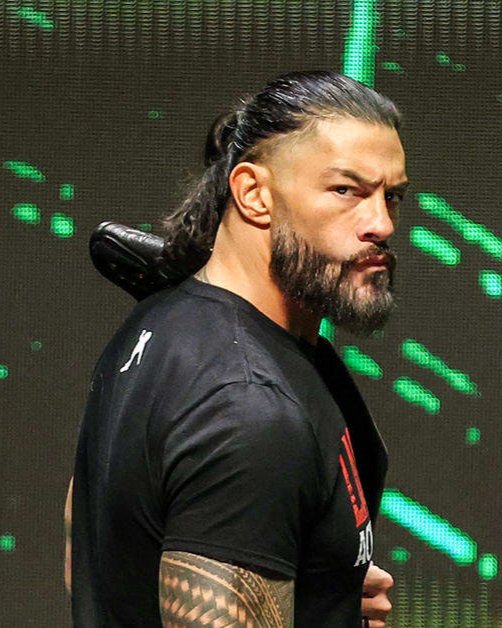
#> input picture Pic1.png, 502 x 628 px
$ jupyter execute Project2.ipynb
#> lines starting #> are read from the running program, lines starting #| are printed output that depends on the picture
[cell 1]
import numpy as np
import matplotlib.pyplot as plt
from scipy.fft import fftshift, fft2, ifft2
from scipy import ndimage
import imageio.v3 as iio

[cell 2]
# Read the images and convert to grayscale
MV01 = iio.imread("Pic1.png", pilmode='L')
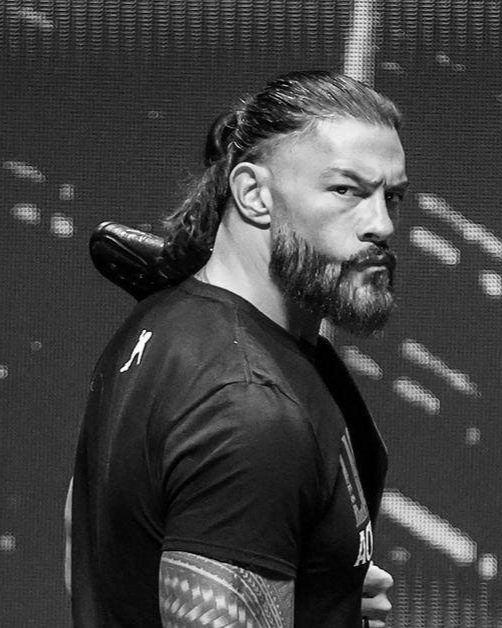
#> MV01: shape (628, 502); min 0, max 255, mean 64.6
MV02 = iio.imread("Pic2.png", pilmode='L')
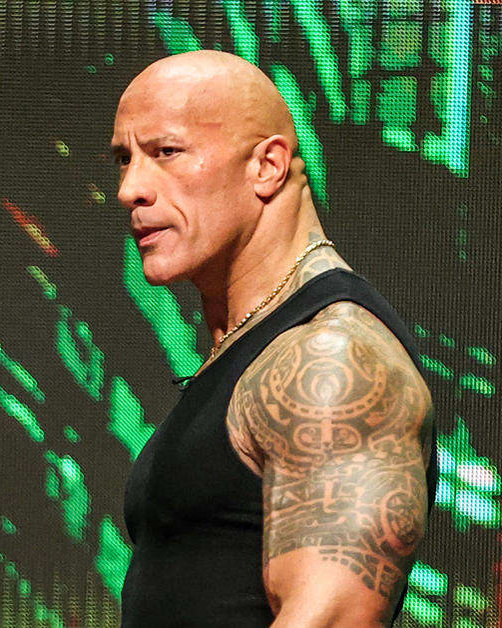
#> input picture Pic2.png, 502 x 628 px
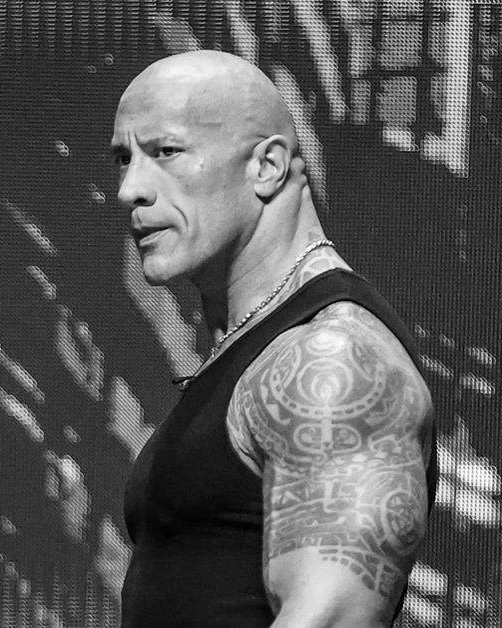
#> MV02: shape (628, 502); min 0, max 255, mean 91.8


# Compute the 2D Fourier Transform and shift the zero frequency component to the center
FMV01 = fftshift(fft2(MV01))
FMV02 = fftshift(fft2(MV02))

# Get the phase and amplitude of the Fourier Transforms
FMV01_phase = np.angle(FMV01)
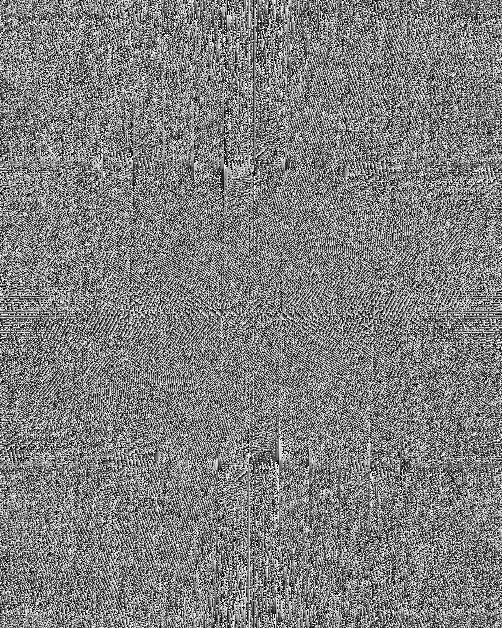
#> FMV01_phase: shape (628, 502) float64; min -3.14, max 3.14, mean -1.99e-05; drawn with min black and max white
FMV01_amp = np.abs(FMV01)
FMV02_phase = np.angle(FMV02)
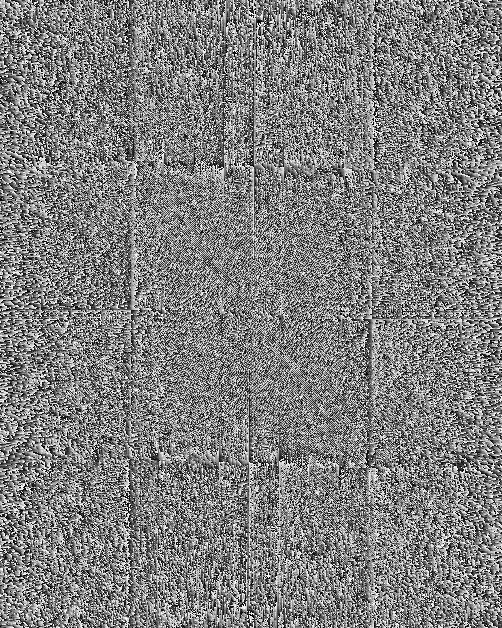
#> FMV02_phase: shape (628, 502) float64; min -3.14, max 3.14, mean -9.97e-06; drawn with min black and max white
FMV02_amp = np.abs(FMV02)

[cell 3]
img1 = MV01
img2 = MV02

# Fourier Transform of the images
f1 = np.fft.fft2(img1)
fshift1 = np.fft.fftshift(f1)
magnitude_spectrum1 = 20 * np.log(np.abs(fshift1))
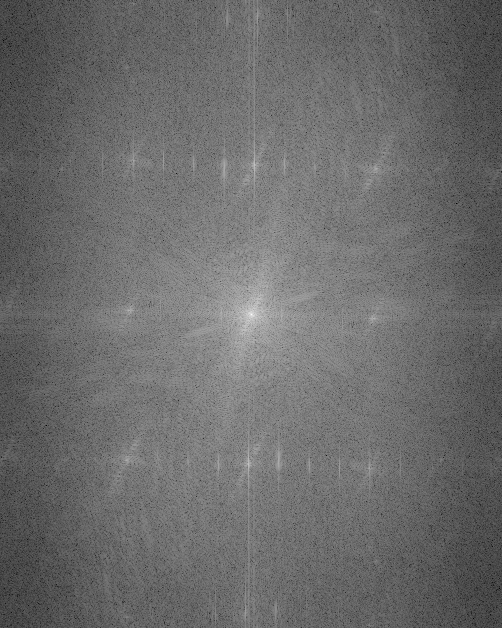
#> magnitude_spectrum1: shape (628, 502) float64; min 24.24, max 336.6, mean 156.1; drawn with min black and max white

f2 = np.fft.fft2(img2)
fshift2 = np.fft.fftshift(f2)
magnitude_spectrum2 = 20 * np.log(np.abs(fshift2))
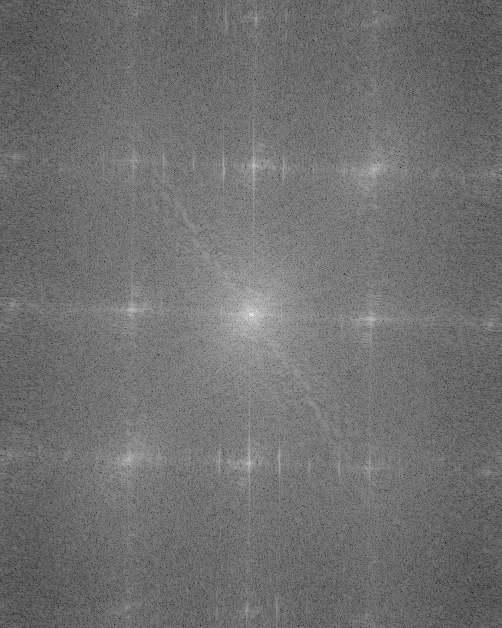
#> magnitude_spectrum2: shape (628, 502) float64; min 27.21, max 343.6, mean 167.3; drawn with min black and max white

[cell 4]
# Crop the FMV02_phase array to match the dimensions of FMV01_amp
FMV02_phase_cropped = FMV02_phase[:FMV01_amp.shape[0], :FMV01_amp.shape[1]]

# Combine the amplitude of one image with the phase of the other
FMV01_exp_FMV02 = FMV01_amp * np.exp(1j * FMV02_phase_cropped)
FMV02_exp_FMV01 = FMV02_amp * np.exp(1j * FMV01_phase)


# Inverse Fourier Transform to get the combined images
FMV01_exp_FMV02_pic = np.abs(ifft2(FMV01_exp_FMV02))
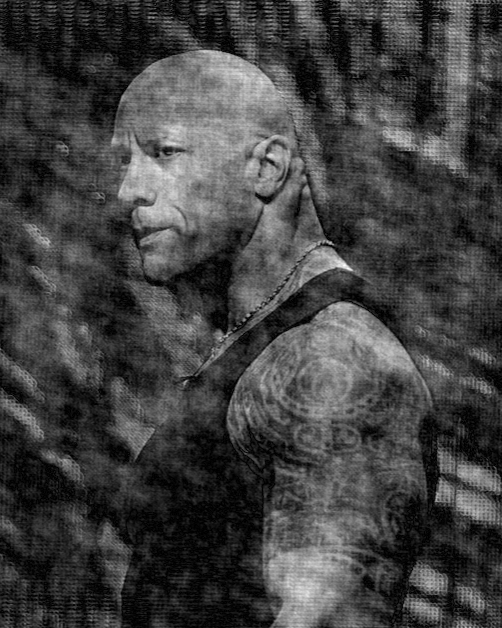
#> FMV01_exp_FMV02_pic: shape (628, 502) float64; min 9.66e-05, max 258.3, mean 66.7; drawn with min black and max white
FMV02_exp_FMV01_pic = np.abs(ifft2(FMV02_exp_FMV01))
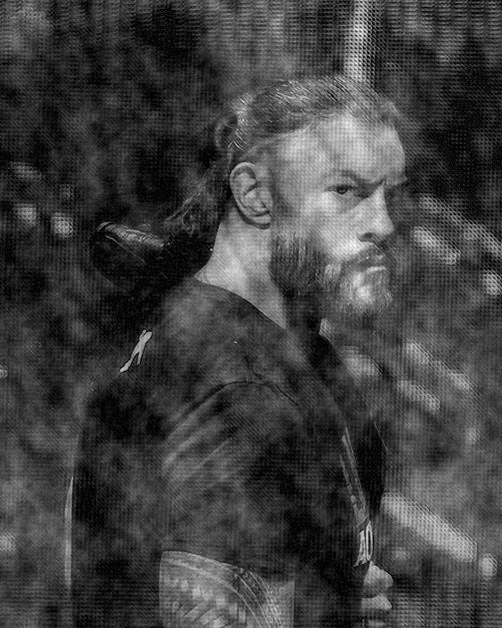
#> FMV02_exp_FMV01_pic: shape (628, 502) float64; min 0.00215, max 366.5, mean 92.6; drawn with min black and max white

[cell 5]
# Display the images
plt.figure()
plt.subplot(2,2,1)
plt.imshow(MV01, cmap='gray')
plt.title('MV01')

plt.subplot(2,2,2)
plt.imshow(MV02, cmap='gray')
plt.title('MV02')

plt.subplot(2,2,3)
plt.imshow(FMV01_exp_FMV02_pic, cmap='gray')
plt.title('MV01 Amp, MV02 Phase')

plt.subplot(2,2,4)
plt.imshow(FMV02_exp_FMV01_pic, cmap='gray')
plt.title('MV02 Amp, MV01 Phase')

plt.figure()
plt.subplot(2,2,1)
plt.imshow(FMV01_phase, cmap='gray')
plt.title('FMV01 phase')

plt.subplot(2,2,2)
plt.imshow(FMV02_phase, cmap='gray')
plt.title('FMV02 phase')

plt.subplot(2,2,3)
plt.imshow(FMV01_amp, cmap='gray')
plt.title('FMV01 amp')

plt.subplot(2,2,4)
plt.imshow(FMV02_amp, cmap='gray')
plt.title('FMV02 amp')

plt.show()
